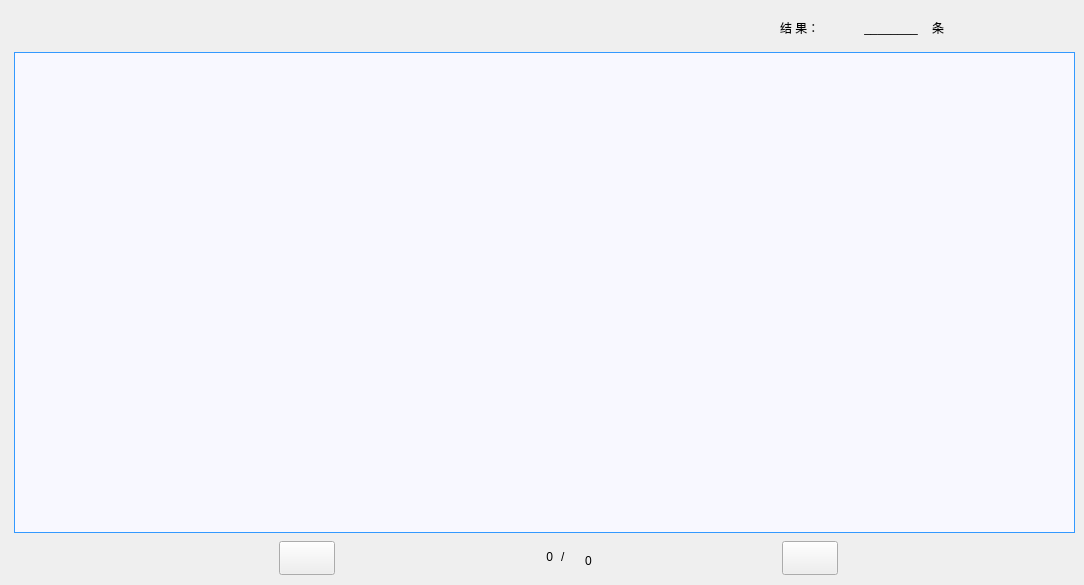
        <widget class="QWidget" name="tab">
         <attribute name="title">
          <string>数据</string>
         </attribute>
         <widget class="QPushButton" name="pushButton_previous">
          <property name="geometry">
           <rect>
            <x>279</x>
            <y>541</y>
            <width>56</width>
            <height>34</height>
           </rect>
          </property>
          <property name="focusPolicy">
           <enum>Qt::NoFocus</enum>
          </property>
          <property name="styleSheet">
           <string notr="true">border-image: url(:/LCD_CS351/LCD_CS351/logo/left.jpg);</string>
          </property>
          <property name="text">
           <string/>
          </property>
         </widget>
         <widget class="QLabel" name="label_79">
          <property name="geometry">
           <rect>
            <x>561</x>
            <y>541</y>
            <width>16</width>
            <height>31</height>
           </rect>
          </property>
          <property name="styleSheet">
           <string notr="true">font: 18pt &quot;黑体&quot;;
color: rgb(0, 0, 0);</string>
          </property>
          <property name="text">
           <string>/</string>
          </property>
         </widget>
         <widget class="QPushButton" name="pushButton_last">
          <property name="geometry">
           <rect>
            <x>1019</x>
            <y>541</y>
            <width>56</width>
            <height>34</height>
           </rect>
          </property>
          <property name="focusPolicy">
           <enum>Qt::NoFocus</enum>
          </property>
          <property name="styleSheet">
           <string notr="true">border-image: url(:/LCD_CS351/LCD_CS351/logo/right_history.bmp);</string>
          </property>
          <property name="text">
           <string/>
          </property>
          <property name="autoDefault">
           <bool>false</bool>
          </property>
          <property name="flat">
           <bool>true</bool>
          </property>
         </widget>
         <widget class="QLabel" name="label_M">
          <property name="geometry">
           <rect>
            <x>573</x>
            <y>545</y>
            <width>31</width>
            <height>31</height>
           </rect>
          </property>
          <property name="styleSheet">
           <string notr="true">font: 14pt &quot;黑体&quot;;
color: rgb(0, 0, 0);</string>
          </property>
          <property name="text">
           <string>0</string>
          </property>
          <property name="alignment">
           <set>Qt::AlignCenter</set>
          </property>
         </widget>
         <widget class="QTableView" name="tableView">
          <property name="geometry">
           <rect>
            <x>14</x>
            <y>52</y>
            <width>1061</width>
            <height>481</height>
           </rect>
          </property>
          <property name="focusPolicy">
           <enum>Qt::NoFocus</enum>
          </property>
          <property name="styleSheet">
           <string notr="true">QTableView{
    font: 14pt &quot;黑体&quot;; 
	border-width:1px;  
	border-style:solid;
	border-color: rgb(51, 153, 255);  
	background-color: rgb(248, 248, 255);
}
QTableView::item:seleted{
    background-color: rgb(248, 248, 255); 
	color: black;
}</string>
          </property>
          <property name="verticalScrollBarPolicy">
           <enum>Qt::ScrollBarAlwaysOff</enum>
          </property>
          <property name="horizontalScrollBarPolicy">
           <enum>Qt::ScrollBarAlwaysOff</enum>
          </property>
          <property name="autoScroll">
           <bool>false</bool>
          </property>
          <property name="editTriggers">
           <set>QAbstractItemView::NoEditTriggers</set>
          </property>
          <property name="tabKeyNavigation">
           <bool>false</bool>
          </property>
          <property name="showDropIndicator" stdset="0">
           <bool>false</bool>
          </property>
          <property name="dragDropOverwriteMode">
           <bool>false</bool>
          </property>
          <property name="selectionMode">
           <enum>QAbstractItemView::NoSelection</enum>
          </property>
          <property name="textElideMode">
           <enum>Qt::ElideLeft</enum>
          </property>
         </widget>
         <widget class="QPushButton" name="pushButton_next">
          <property name="geometry">
           <rect>
            <x>782</x>
            <y>541</y>
            <width>56</width>
            <height>34</height>
           </rect>
          </property>
          <property name="focusPolicy">
           <enum>Qt::NoFocus</enum>
          </property>
          <property name="styleSheet">
           <string notr="true">border-image: url(:/LCD_CS351/LCD_CS351/logo/right.jpg);</string>
          </property>
          <property name="text">
           <string/>
          </property>
         </widget>
         <widget class="QPushButton" name="pushButton_first">
          <property name="geometry">
           <rect>
            <x>15</x>
            <y>541</y>
            <width>56</width>
            <height>34</height>
           </rect>
          </property>
          <property name="focusPolicy">
           <enum>Qt::NoFocus</enum>
          </property>
          <property name="styleSheet">
           <string notr="true">border-image: url(:/LCD_CS351/LCD_CS351/logo/left_history.bmp);</string>
          </property>
          <property name="text">
           <string/>
          </property>
          <property name="autoDefault">
           <bool>false</bool>
          </property>
          <property name="flat">
           <bool>true</bool>
          </property>
         </widget>
         <widget class="QLabel" name="label_N">
          <property name="geometry">
           <rect>
            <x>492</x>
            <y>541</y>
            <width>61</width>
            <height>31</height>
           </rect>
          </property>
          <property name="styleSheet">
           <string notr="true">font: 24pt &quot;黑体&quot;;
color: rgb(0, 0, 0);</string>
          </property>
          <property name="text">
           <string>0</string>
          </property>
          <property name="alignment">
           <set>Qt::AlignRight|Qt::AlignTrailing|Qt::AlignVCenter</set>
          </property>
         </widget>
         <widget class="QWidget" name="layoutWidget11_3">
          <property name="geometry">
           <rect>
            <x>780</x>
            <y>12</y>
            <width>222</width>
            <height>31</height>
           </rect>
          </property>
          <layout class="QHBoxLayout" name="horizontalLayout_23">
           <item>
            <widget class="QLabel" name="label_146">
             <property name="styleSheet">
              <string notr="true">font: 14pt &quot;黑体&quot;;
color: rgb(0, 0, 0);</string>
             </property>
             <property name="text">
              <string>结 果：</string>
             </property>
            </widget>
           </item>
           <item>
            <widget class="QLabel" name="label_num">
             <property name="styleSheet">
              <string notr="true">font: 14pt &quot;黑体&quot;;
color: rgb(0, 0, 0);</string>
             </property>
             <property name="text">
              <string>________</string>
             </property>
             <property name="alignment">
              <set>Qt::AlignCenter</set>
             </property>
            </widget>
           </item>
           <item>
            <widget class="QLabel" name="label_147">
             <property name="styleSheet">
              <string notr="true">font: 14pt &quot;黑体&quot;;
color: rgb(0, 0, 0);</string>
             </property>
             <property name="text">
              <string>条</string>
             </property>
            </widget>
           </item>
          </layout>
         </widget>
        </widget>
